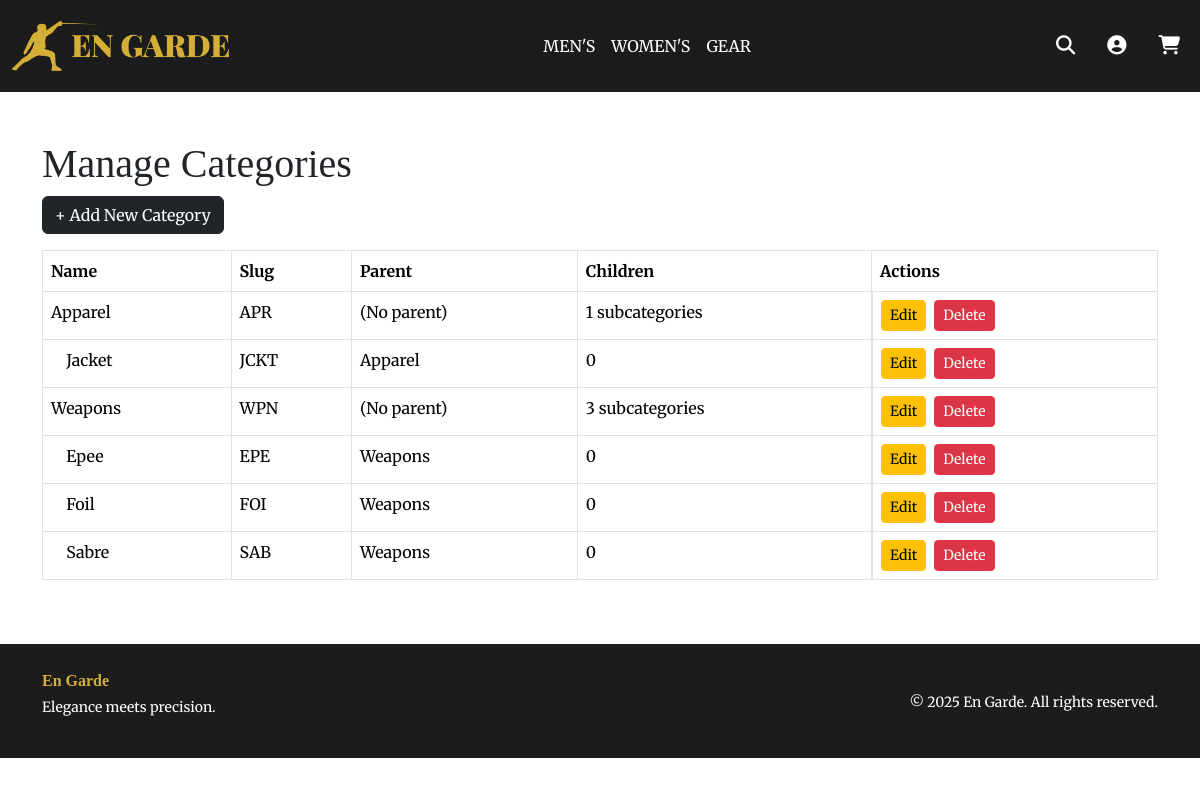
The page /admin/categories on the database its author committed.
### website/models.py (models this page shows)
class Category(db.Model):
    __tablename__ = 'categories'
    id = db.Column(db.Integer, primary_key=True)
    parent_id = db.Column(db.Integer, db.ForeignKey('categories.id'), nullable=True)
    name = db.Column(db.String(100), unique=True, nullable=False)
    slug = db.Column(db.String(100), unique=True, nullable=False)
    parent = db.relationship('Category', backref='children', remote_side=[id] )
    products = db.relationship('Product', backref='category', lazy=True)

### website/admin.py (the view)
@admin.route("admin/categories", methods=["GET"])
def admin_list_categories():
    cat_tree = get_category_tree(parent_id=None, depth=0)
    return render_template("admin/admin_categories.html", cat_tree=cat_tree)

### website/admin.py (called while the page is built)
def get_category_tree(parent_id=None, depth=0):
    categories = Category.query.filter_by(parent_id=parent_id).order_by(Category.name).all()
    results = []
    for cat in categories:
        results.append((cat, depth))
        results += get_category_tree(parent_id=cat.id, depth=depth+1)
    return results

### website/templates/admin/admin_categories.html (shortened to what this page needs)
{% extends "base.html" %}
{% block content %}
<div class="container py-5">
  <h1>Manage Categories</h1>
  <a href="{{ url_for('admin.admin_new_category') }}" class="btn btn-dark mb-3">+ Add New Category</a>
  <table class="table table-bordered">
    <thead>
      <tr>
        <th>Name</th>
        <th>Slug</th>
        <th>Parent</th>
        <th>Children</th>
        <th>Actions</th>
      </tr>
    </thead>
    <tbody>
      {% for cat, depth in cat_tree %}
        <tr>
          <td>
            {{cat.name }}
          </td>
          <td>{{ cat.slug }}</td>
          <td>
            {% if cat.parent %}
              {{ cat.parent.name }}
            {% else %}
              (No parent)
            {% endif %}
          </td>
          <td>
            {% if cat.children %}
              {{ cat.children|length }} subcategories
            {% else %}
              0
            {% endif %}
          </td>
          <td class="d-flex gap-2 align-items-start">
            <a href="{{ url_for('admin.admin_edit_category', cat_id=cat.id) }}" class="btn btn-sm btn-warning">Edit</a>
            <form action="{{ url_for('admin.admin_delete_category', cat_id=cat.id) }}" method="POST" onsubmit="return confirm('Really delete category and all subcategories/products?');">
              <button type="submit" class="btn btn-danger btn-sm">Delete</button>
            </form>
          </td>
        </tr>
      {% endfor %}
    </tbody>
  </table>
</div>
{% endblock %}

### website/templates/base.html (shortened to what this page needs)
{% import '_macros.html' as macros %}
<!DOCTYPE html>
<html>
  <head>
    <link href="https://cdn.jsdelivr.net/npm/bootstrap@5.3.3/dist/css/bootstrap.min.css" rel="stylesheet" />
    <link rel="stylesheet" href="{{ url_for('static', filename='css/styles.css') }}" />
  </head>
  <body>
    {% include 'partials/navbar.html' %}
    {% block content %}
    {% endblock %}
    {% include 'partials/footer.html' %}
  </body>
</html>

### website/templates/partials/navbar.html (shortened to what this page needs)
<nav class="navbar navbar-expand-lg navbar-dark py-3">
  <div class="container-fluid">
    <div class="collapse navbar-collapse" id="mainNavbar">
      <div class="d-flex w-100 align-items-center">
        <div class="d-flex align-items-center justify-content-start flex-grow-1">
          <a class="navbar-brand" href="{{ url_for('views.home') }}"><img src="{{ url_for('static', filename='images/logo.png') }}" alt="Brand" height="50" /></a>
        </div>
        <ul class="navbar-nav justify-content-center flex-grow-1">
          <li class="nav-item" id="mens-nav">
            <a class="nav-link" href="#">MEN'S</a>
          </li>
          <li class="nav-item" id="womens-nav">
            <a class="nav-link" href="#">WOMEN'S</a>
          </li>
          <li class="nav-item" id="gear-nav">
            <a class="nav-link" href="#">GEAR</a>
          </li>
        </ul>
        <div class="d-flex align-items-center justify-content-end flex-grow-1" style="gap: 1rem;">
          <a href="#" class="nav-link px-2"><i class="fa-solid fa-magnifying-glass"></i></a>
          {% if current_user.is_authenticated %}
            <a href="{{ url_for('auth.logout') }}" class="nav-link px-2" title="Logout"><i class="fa-solid fa-door-open"></i></a>
          {% else %}
            <a href="{{ url_for('auth.login') }}" class="nav-link px-2" title="Login"><i class="fa-solid fa-circle-user"></i></a>
          {% endif %}
          <a href="{{ url_for('views.view_cart') }}" class="nav-link px-2"><i class="fa-solid fa-cart-shopping"></i></a>
        </div>
      </div>
    </div>
  </div>
</nav>

### website/templates/partials/footer.html
<footer class="py-4">
    <div class="container">
      <div class="row align-items-center text-center text-md-start">
        <div class="col-md-6 mb-3 mb-md-0">
          <a href="{{ url_for('views.home') }}" class="brand-name">En Garde</a>
          <p class="small mt-1">Elegance meets precision.</p>
        </div>
        <div class="col-md-6 text-md-end">
          <small>&copy; 2025 En Garde. All rights reserved.</small>
        </div>
      </div>
    </div>
  </footer>

### website/static/css/styles.css (style rules this page uses)
:root { --fencing-gold: #D4AF37; --fencing-dark: #1C1C1C; --gold-weak: #cd7f32; --gold-moderate: #D4AF37; --gold-strong: #ffdf00; }
body { font-family: 'Merriweather', serif; }
h1, h2, h3 { font-family: 'Playfair Display', serif; }
.navbar { background-color: var(--fencing-dark); position: relative; }
.navbar-nav .nav-link { color: white; transition: color 0.5s ease; }
.navbar .nav-link i { font-size: 1.2rem; color: white; transition: color 0.3s ease; }
footer { background-color: var(--fencing-dark); color: white; }
footer .navbar-brand, footer .brand-name { color: var(--fencing-gold); font-family: 'Cinzel', serif; font-weight: bold; text-decoration: none; }
footer a { color: white; text-decoration: none; transition: color 0.3s ease; }

### rows shown on the page
Category: name "Apparel", slug "APR", shows "(No parent)", children|length "1"
Category: name "Jacket", slug "JCKT", parent.name "Apparel", shows "0"
Category: name "Weapons", slug "WPN", shows "(No parent)", children|length "3"
Category: name "Epee", slug "EPE", parent.name "Weapons", shows "0"
Category: name "Foil", slug "FOI", parent.name "Weapons", shows "0"
Category: name "Sabre", slug "SAB", parent.name "Weapons", shows "0"
